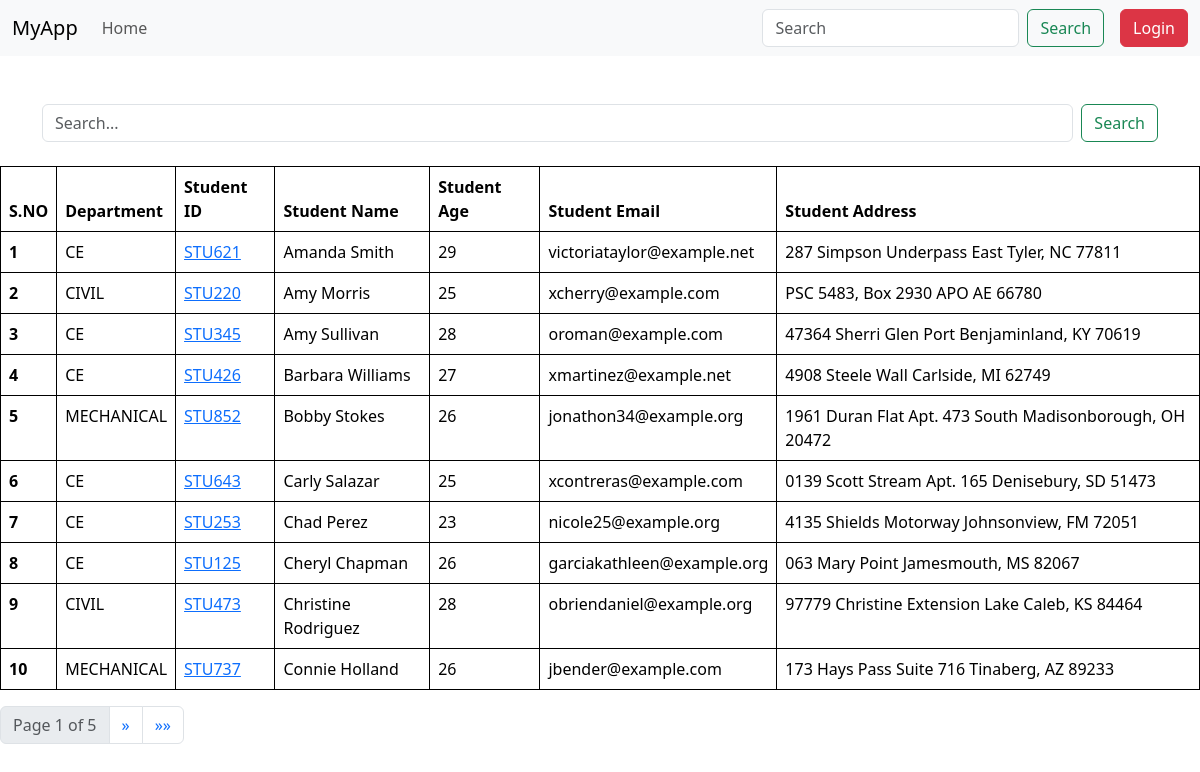
The page /student/ on the database its author committed.
### vege/models.py (models this page shows, shortened)
class Student(models.Model):
    department=models.ForeignKey(Department,related_name='depart',on_delete=models.CASCADE)
    student_id= models.OneToOneField(StudentId, related_name='student', on_delete=models.CASCADE)
    student_name=models.CharField( max_length=100)
    student_age=models.IntegerField( default=18)
    student_email=models.EmailField( unique=True)
    student_address=models.TextField( )
    is_deleted=models.BooleanField(default=False)
    objects=StudentManager()
    admin_objects=models.Manager()
    class Meta:
        ordering=['student_name']
        verbose_name="student"

class Department(models.Model):
    department=models.CharField( max_length=100)
    def __str__(self)->str:
        return self.department
    class Meta:
        ordering=['department']

class StudentId(models.Model):
    student_id=models.CharField( max_length=100)
    def __str__(self)->str:
        return self.student_id

### vege/views.py (the view, shortened to what this page needs)
# urls.py: path('student/',get_student,name='get_student'),
def get_student(request):
    queryset=Student.objects.all()
    paginator = Paginator(queryset, 10)
    page_number = request.GET.get("page",1)
    page_obj = paginator.get_page(page_number)
    return render(request, 'student.html',{'page_obj':page_obj})

### vege/models.py (called while the page is built)
    def get_queryset(self) :
        return super().get_queryset().filter(is_deleted=False)

### vege/templates/student.html (shortened to what this page needs)
{% extends "base.html" %}
{% block start %}
<div class="container mt-5 mb-4">
    <form class="d-flex">
        <input class="form-control me-2" type="search" name="search" placeholder="Search..." aria-label="Search">
        <button class="btn btn-outline-success" type="submit">Search</button>
    </form>
</div>
<table class="table p-4">
    <thead>
      <tr>
        <th scope="col">S.NO</th>
        <th scope="col">Department</th>
        <th scope="col">Student ID</th>
        <th scope="col">Student Name</th>
        <th scope="col">Student Age</th>
        <th scope="col">Student Email</th>
        <th scope="col">Student Address</th>
      </tr>
    </thead>
    <tbody>
      {% for student in page_obj %}
      <tr>
        <th scope="row">{{ forloop.counter }}</th>
        <td>{{ student.department }}</td>
        <td>
            <a href="{% url 'marks' student.student_id %}">{{ student.student_id }}</a>
        </td>
        <td>{{ student.student_name }}</td>
        <td>{{ student.student_age }}</td>
        <td>{{ student.student_email }}</td>
        <td>{{ student.student_address }}</td>
      </tr>
      {% endfor %}
    </tbody>
</table>
<div class="pagination">
    <nav aria-label="Page navigation">
        <ul class="pagination">
            <li class="page-item disabled">
                <span class="page-link">Page {{ page_obj.number }} of {{ page_obj.paginator.num_pages }}</span>
            </li>
            {% if page_obj.has_next %}
                <li class="page-item">
                    <a class="page-link" href="?page={{ page_obj.next_page_number }}&search={{ request.GET.search }}" aria-label="Next">
                        <span aria-hidden="true">&raquo;</span>
                    </a>
                </li>
                <li class="page-item">
                    <a class="page-link" href="?page={{ page_obj.paginator.num_pages }}&search={{ request.GET.search }}" aria-label="Last">
                        <span aria-hidden="true">&raquo;&raquo;</span>
                    </a>
                </li>
            {% endif %}
        </ul>
    </nav>
</div>
{% endblock %}

### home/templates/base.html (shortened to what this page needs)
<!DOCTYPE html>
<html lang="en">
<head>
    <link href="https://cdn.jsdelivr.net/npm/bootstrap@5.3.3/dist/css/bootstrap.min.css" rel="stylesheet">
</head>
<body>
  <nav class="navbar navbar-expand-lg navbar-light bg-light">
    <div class="container-fluid">
        <a class="navbar-brand" href="#">MyApp</a>
        <div class="collapse navbar-collapse" id="navbarNav">
            <ul class="navbar-nav me-auto mb-2 mb-lg-0">
                <li class="nav-item">
                    <a class="nav-link" href="#">Home</a>
                </li>
            </ul>
            <form class="d-flex" role="search" action="/search/" method="GET">
                <input class="form-control me-2" type="search" placeholder="Search" aria-label="Search" name="query">
                <button class="btn btn-outline-success" type="submit">Search</button>
            </form>
            {%if request.user.is_authenticated %}
            <a class="btn btn-danger ms-3" href="/logout/">Logout</a>
            {%else%}
            <a class="btn btn-danger ms-3" href="/login/">Login</a>
            {%endif%}
        </div>
    </div>
</nav>
{%block start%}
{% endblock %}
</body>
</html>

### home/templates/base.html (style rules this page uses)
table, th, td { border: 1px solid black; border-collapse: collapse; }

### rows shown on the page
Student: department "CE", student_id "STU621", student_name "Amanda Smith", student_age "29", student_email "victoriataylor@example.net", student_address "287 Simpson Underpass East Tyler, NC 77811"
Student: department "CIVIL", student_id "STU220", student_name "Amy Morris", student_age "25", student_email "xcherry@example.com", student_address "PSC 5483, Box 2930 APO AE 66780"
Student: department "CE", student_id "STU345", student_name "Amy Sullivan", student_age "28", student_email "oroman@example.com", student_address "47364 Sherri Glen Port Benjaminland, KY 70619"
Student: department "CE", student_id "STU426", student_name "Barbara Williams", student_age "27", student_email "xmartinez@example.net", student_address "4908 Steele Wall Carlside, MI 62749"
Student: department "MECHANICAL", student_id "STU852", student_name "Bobby Stokes", student_age "26", student_email "jonathon34@example.org", student_address "1961 Duran Flat Apt. 473 South Madisonborough, OH 20472"
Student: department "CE", student_id "STU643", student_name "Carly Salazar", student_age "25", student_email "xcontreras@example.com", student_address "0139 Scott Stream Apt. 165 Denisebury, SD 51473"
Student: department "CE", student_id "STU253", student_name "Chad Perez", student_age "23", student_email "nicole25@example.org", student_address "4135 Shields Motorway Johnsonview, FM 72051"
Student: department "CE", student_id "STU125", student_name "Cheryl Chapman", student_age "26", student_email "garciakathleen@example.org", student_address "063 Mary Point Jamesmouth, MS 82067"
Student: department "CIVIL", student_id "STU473", student_name "Christine Rodriguez", student_age "28", student_email "obriendaniel@example.org", student_address "97779 Christine Extension Lake Caleb, KS 84464"
Student: department "MECHANICAL", student_id "STU737", student_name "Connie Holland", student_age "26", student_email "jbender@example.com", student_address "173 Hays Pass Suite 716 Tinaberg, AZ 89233"

### other values the page prints
{{ page_obj.number }} "1"
{{ page_obj.paginator.num_pages }} "5"
